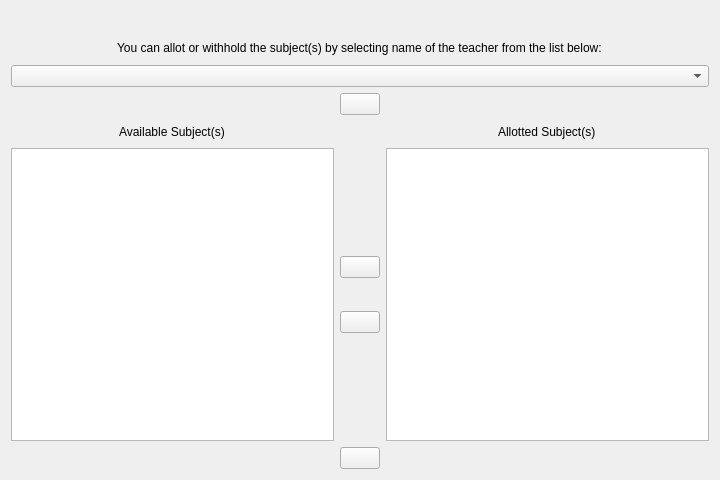
<?xml version="1.0" encoding="UTF-8"?>
<ui version="4.0">
 <class>subject_allotment</class>
 <widget class="QWidget" name="subject_allotment">
  <property name="geometry">
   <rect>
    <x>0</x>
    <y>0</y>
    <width>720</width>
    <height>480</height>
   </rect>
  </property>
  <property name="windowTitle">
   <string>Subject Allotment</string>
  </property>
  <property name="windowIcon">
   <iconset>
    <normaloff>assets/FaceAttend2.png</normaloff>assets/FaceAttend2.png</iconset>
  </property>
  <layout class="QGridLayout" name="gridLayout_4">
   <item row="6" column="0" rowspan="11">
    <widget class="QListWidget" name="list_widget_available"/>
   </item>
   <item row="12" column="1" alignment="Qt::AlignHCenter">
    <widget class="QPushButton" name="button_remove">
     <property name="text">
      <string/>
     </property>
     <property name="icon">
      <iconset>
       <normaloff>assets/left.png</normaloff>assets/left.png</iconset>
     </property>
     <property name="iconSize">
      <size>
       <width>32</width>
       <height>32</height>
      </size>
     </property>
     <property name="flat">
      <bool>false</bool>
     </property>
    </widget>
   </item>
   <item row="10" column="1" alignment="Qt::AlignHCenter">
    <widget class="QPushButton" name="button_add">
     <property name="text">
      <string/>
     </property>
     <property name="icon">
      <iconset>
       <normaloff>assets/right.png</normaloff>assets/right.png</iconset>
     </property>
     <property name="iconSize">
      <size>
       <width>32</width>
       <height>32</height>
      </size>
     </property>
     <property name="flat">
      <bool>false</bool>
     </property>
    </widget>
   </item>
   <item row="4" column="1" alignment="Qt::AlignHCenter">
    <widget class="QPushButton" name="button_select">
     <property name="text">
      <string/>
     </property>
     <property name="icon">
      <iconset>
       <normaloff>assets/select.png</normaloff>assets/select.png</iconset>
     </property>
     <property name="iconSize">
      <size>
       <width>32</width>
       <height>32</height>
      </size>
     </property>
     <property name="flat">
      <bool>false</bool>
     </property>
    </widget>
   </item>
   <item row="2" column="0" colspan="3" alignment="Qt::AlignHCenter|Qt::AlignVCenter">
    <widget class="QLabel" name="label_placeholder">
     <property name="text">
      <string>You can allot or withhold the subject(s) by selecting name of the teacher from the list below:</string>
     </property>
    </widget>
   </item>
   <item row="6" column="2" rowspan="11">
    <widget class="QListWidget" name="list_widget_allotted"/>
   </item>
   <item row="0" column="1">
    <widget class="QLabel" name="label_teachers_icon">
     <property name="text">
      <string/>
     </property>
     <property name="pixmap">
      <pixmap>assets/group.png</pixmap>
     </property>
    </widget>
   </item>
   <item row="5" column="0" alignment="Qt::AlignHCenter">
    <widget class="QLabel" name="label_available">
     <property name="text">
      <string>Available Subject(s)</string>
     </property>
    </widget>
   </item>
   <item row="5" column="2" alignment="Qt::AlignHCenter">
    <widget class="QLabel" name="label_allotted">
     <property name="text">
      <string>Allotted Subject(s)</string>
     </property>
    </widget>
   </item>
   <item row="18" column="0" colspan="3" alignment="Qt::AlignHCenter">
    <widget class="QPushButton" name="button_update">
     <property name="text">
      <string/>
     </property>
     <property name="icon">
      <iconset>
       <normaloff>assets/tick.png</normaloff>assets/tick.png</iconset>
     </property>
     <property name="iconSize">
      <size>
       <width>32</width>
       <height>32</height>
      </size>
     </property>
     <property name="flat">
      <bool>false</bool>
     </property>
    </widget>
   </item>
   <item row="15" column="1">
    <widget class="QLabel" name="label_spacer_bottom">
     <property name="text">
      <string/>
     </property>
    </widget>
   </item>
   <item row="9" column="1">
    <widget class="QLabel" name="label_spacer_top">
     <property name="text">
      <string/>
     </property>
    </widget>
   </item>
   <item row="3" column="0" colspan="3">
    <widget class="QComboBox" name="comboBox"/>
   </item>
  </layout>
 </widget>
 <tabstops>
  <tabstop>comboBox</tabstop>
  <tabstop>button_select</tabstop>
  <tabstop>list_widget_available</tabstop>
  <tabstop>list_widget_allotted</tabstop>
  <tabstop>button_add</tabstop>
  <tabstop>button_remove</tabstop>
  <tabstop>button_update</tabstop>
 </tabstops>
 <resources>
  <include location="FaceAttend.qrc"/>
 </resources>
 <connections/>
</ui>
